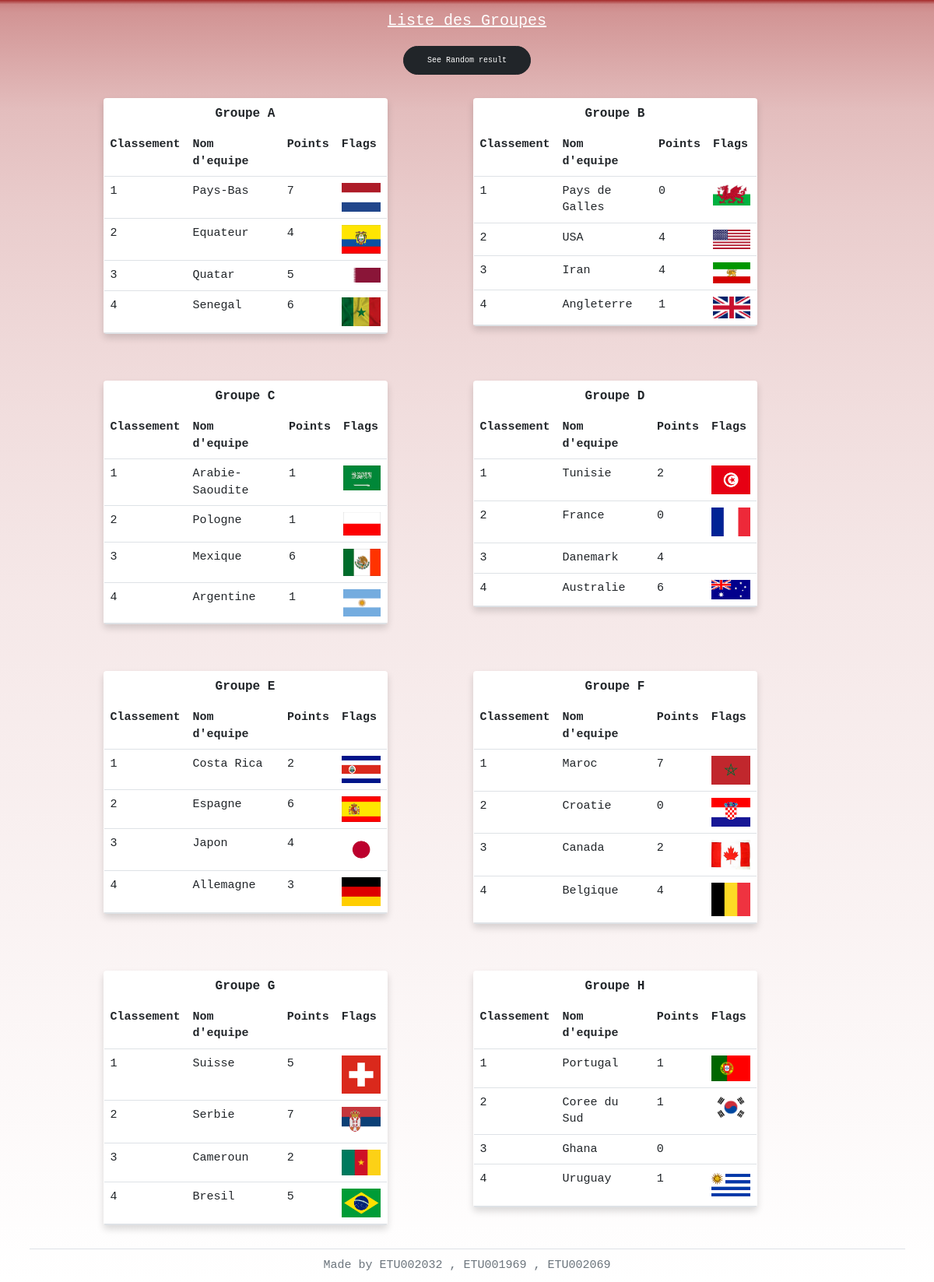
The page / on the database its author committed.
### tables this page shows
CREATE TABLE `pool` (
  `idPool` varchar(10) NOT NULL,
  `poolName` varchar(10) DEFAULT NULL,
  `bgc` varchar(50) DEFAULT NULL
);

CREATE TABLE `equipe` (
  `idEquipe` varchar(10) NOT NULL,
  `idPool` varchar(10) DEFAULT NULL,
  `nomEquipe` varchar(50) DEFAULT NULL,
  `Points` int(11) DEFAULT NULL,
  `image` varchar(250) DEFAULT NULL,
  `bgc` varchar(50) DEFAULT NULL
);

### php/inc/connection.php (called while the page is built, shortened)
<?php
    function connect(){
        $host = "127.0.0.1";
        $port = "3306";
        $user = "root";
        $pw = "root";
        $base = "mysql:host=%s;port=%s;dbname=mondial";
        $base = sprintf($base , $host , $port);
        try{
            $connection = new PDO( $base , $user , $pw );
            return $connection;
        }catch( PDOException $erreur ){
            echo $erreur->getMessage();
        }
    }

### php/inc/function.php (called while the page is built, shortened)
<?php
function getAllEquip($pdo){
	$query = "Select * from Equipe join Pool on Equipe.idPool = Pool.idPool order by Pool.idPool";
	$query = $pdo->query($query);
	$valiny = $query->fetchAll(PDO::FETCH_ASSOC);
	return $valiny;
}
function getPool( $pdo ){
	$query = "Select * from pool";
	$query = $pdo->query($query);
	$valiny = $query->fetchAll(PDO::FETCH_ASSOC);
	return $valiny;
}
function getEquipePerPool( $pdo ){
	$allEquip = getAllEquip( $pdo );
	$pools = createPool( $allEquip );
	return $pools;
}
function createPool( $allEquip ){
	$Pool = array();
	$temp = array();
	foreach( $allEquip as $equip ){
		$temp[] = $equip;
		if( count( $temp ) == 4 ){
			$Pool[] = $temp;
			$temp = array();
		}
	}
	return $Pool;
}

### index.php (the view, shortened to what this page needs)
<?php
	include("./php/inc/connection.php");
	include("./php/inc/function.php");
	$pools = getEquipePerPool( connect() );
	$poolName = getPool(connect());
?>
<!DOCTYPE html>
<html lang="en">
<head>
	<link rel="stylesheet" href="./assets/dist/css/bootstrap.min.css">
	<link rel="stylesheet" href="./assets/dist5/css/bootstrap.min.css">
	<link rel="stylesheet" href="./assets/css/Style.css">
</head>
<body>
	<div class="container">
		<div class=" row allEquips-Container">
			<h2 class="text-center text-white text-underlined pt-4">
				<u>
					Liste des Groupes
				</u>
			</h2>
			<div class="SetPrediction text-center mt-4">
				<a href="Match.php" class="btn btn-dark py-3 px-5 rounded-pill">
					See Random result
				</a>
			</div>
			<?php
				for( $i = 0 ; $i < count($pools) ; $i++ ){ ?>
						<div class="col-md-4 offset-md-1 fs-4">
							<div class="panel border-bottom shadow my-5 bg-body rounded transit ">
								<div class="panel-heading ">
									<h2 class="panel-title text-dark text-center fw-bolder">
										<?php echo $poolName[$i]['poolName']; ?>
									</h2>
								</div>
								<table class="table">
									<th class="titles">Classement</th>
									<th class="titles">Nom d'equipe</th>
									<th class="titles">Points</th>
									<th class="titles">Flags</th>
									<?php
										for( $j = 0 ; $j < count($pools[$i]) ; $j++ ){
											$equip = $pools[$i][$j];
										?>
											<tr class="rows">
												<td class="column">
													<?php echo $j + 1 ; ?>
												</td>
												<td class="column">
													<?php echo $equip['nomEquipe'] ?>
												</td>
												<td class="column">
													<?php echo $equip['Points'] ?>
												</td>
												<td class="column">
													<img src="./assets/img/<?php echo $equip['image'] ?>" alt="" class="img-fluid myimg">
												</td>
											</tr>
										<?php }
									?>
								</table>
							</div>
						</div>
				<?php }
			?>
		</div>
		<footer class="footer text-center text-secondary p-3 border-top fs-4">
			Made by ETU002032 , ETU001969 , ETU002069
		</footer>
	</div>
</body>
</html>

### assets/css/Style.css (style rules this page uses)
body { font-family: monospace; background: linear-gradient( to bottom , brown , 1% , white ); background-repeat: no-repeat; background-size: cover; }
.myimg { width: 50px; }
.transit { transition: all 0.25s ease-in-out; }

### rows shown on the page
pool: poolName "Groupe A"
equipe: nomEquipe "Pays-Bas", Points "7", image (picture)
equipe: nomEquipe "Equateur", Points "4", image (picture)
equipe: nomEquipe "Quatar", Points "5", image (picture)
equipe: nomEquipe "Senegal", Points "6", image (picture)
pool: poolName "Groupe B"
equipe: nomEquipe "Pays de Galles", Points "0", image (picture)
equipe: nomEquipe "USA", Points "4", image (picture)
equipe: nomEquipe "Iran", Points "4", image (picture)
equipe: nomEquipe "Angleterre", Points "1", image (picture)
pool: poolName "Groupe C"
equipe: nomEquipe "Arabie-Saoudite", Points "1", image (picture)
equipe: nomEquipe "Pologne", Points "1", image (picture)
equipe: nomEquipe "Mexique", Points "6", image (picture)
equipe: nomEquipe "Argentine", Points "1", image (picture)
pool: poolName "Groupe D"
equipe: nomEquipe "Tunisie", Points "2", image (picture)
equipe: nomEquipe "France", Points "0", image (picture)
equipe: nomEquipe "Danemark", Points "4"
equipe: nomEquipe "Australie", Points "6", image (picture)
pool: poolName "Groupe E"
equipe: nomEquipe "Costa Rica", Points "2", image (picture)
equipe: nomEquipe "Espagne", Points "6", image (picture)
equipe: nomEquipe "Japon", Points "4", image (picture)
equipe: nomEquipe "Allemagne", Points "3", image (picture)
pool: poolName "Groupe F"
equipe: nomEquipe "Maroc", Points "7", image (picture)
equipe: nomEquipe "Croatie", Points "0", image (picture)
equipe: nomEquipe "Canada", Points "2", image (picture)
equipe: nomEquipe "Belgique", Points "4", image (picture)
pool: poolName "Groupe G"
equipe: nomEquipe "Suisse", Points "5", image (picture)
equipe: nomEquipe "Serbie", Points "7", image (picture)
equipe: nomEquipe "Cameroun", Points "2", image (picture)
equipe: nomEquipe "Bresil", Points "5", image (picture)
pool: poolName "Groupe H"
equipe: nomEquipe "Portugal", Points "1", image (picture)
equipe: nomEquipe "Coree du Sud", Points "1", image (picture)
equipe: nomEquipe "Ghana", Points "0"
equipe: nomEquipe "Uruguay", Points "1", image (picture)
